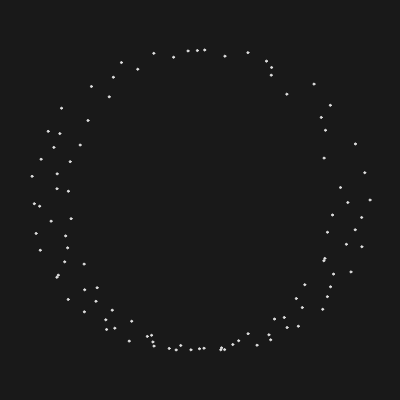
Frame 1 (no input)
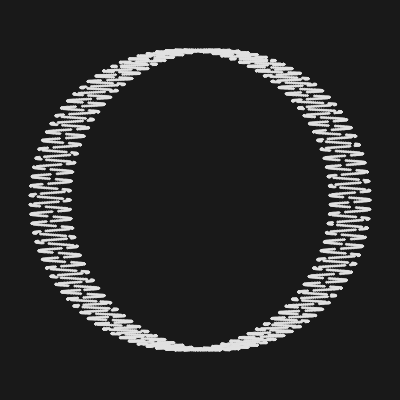
Frame 60 (no input)
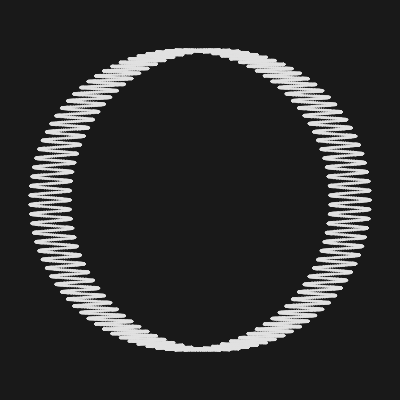
Frame 120 (the mouse pressed at the canvas centre since frame 60)

The p5.js sketch that drew these frames (run headless with seeded random() and noise() and a simulated clock; from frame 60 on, the mouse is pressed at the canvas centre):

// p5.js sketch
// ── sketch.js
let t;

function setup() {
    createCanvas(400, 400);
    background(25);
    frameRate(60);

    t = 0;
}

function draw() {
    fill(225);
    stroke(225);
    translate(
        (width / 2),
        (height / 2),
    );

    for (let i = 0; i < 100; i++) {
        circle(
            x1(t),
            y1(t),
            2
        )

        t += 0.1;
    }

}

function x1(t) {
    return 150 * cos(t) + cos(t * 100) * 20;
}

function y1(t) {
    return 150 * sin(t);
}
